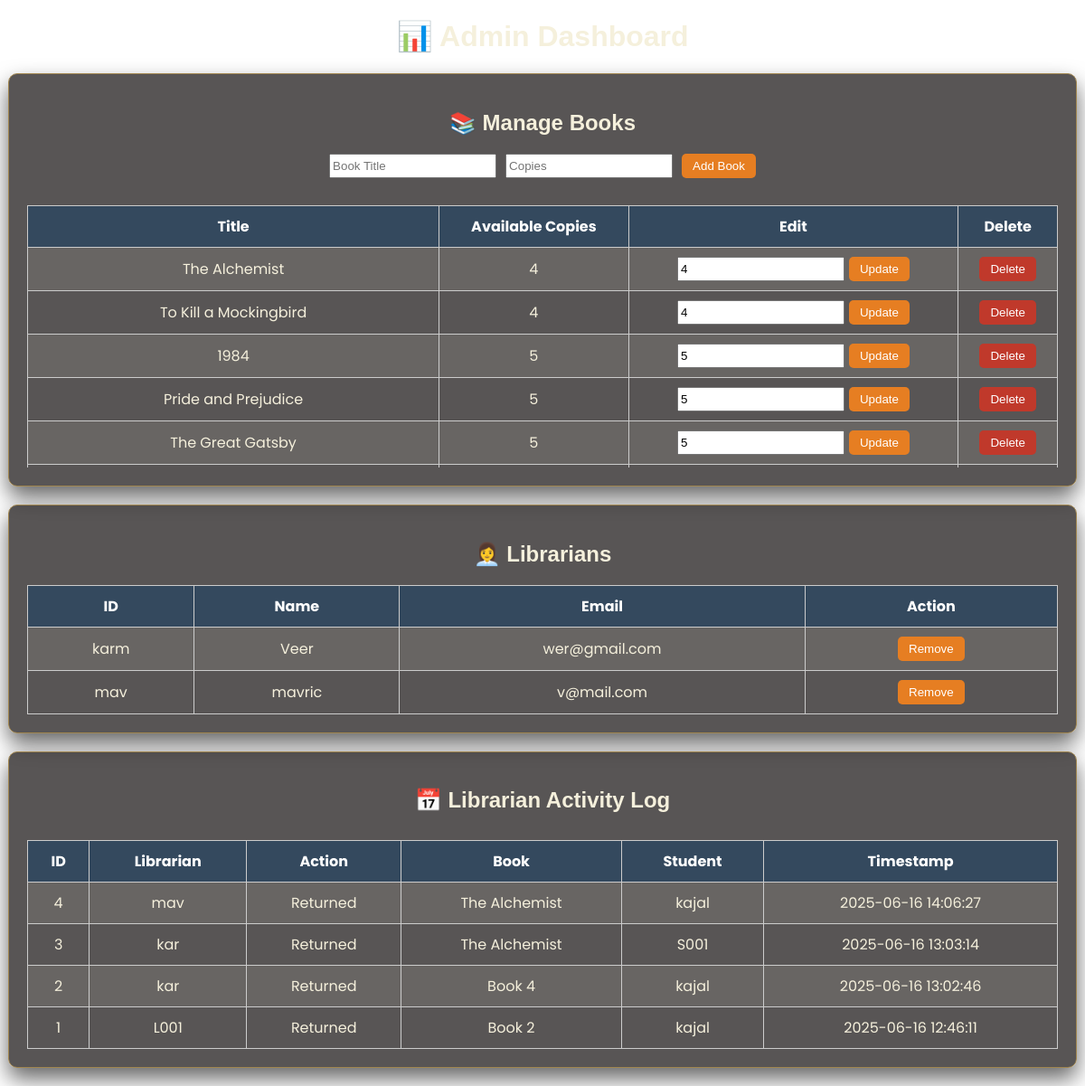
The page /admin on the database its author committed.
### tables this page shows
CREATE TABLE books (
    id INTEGER PRIMARY KEY AUTOINCREMENT,
    title TEXT UNIQUE,
    total_copies INTEGER,
    available_copies INTEGER
);

CREATE TABLE librarians (
    librarian_id TEXT PRIMARY KEY,
    name TEXT,
    email TEXT,
    password TEXT
);

CREATE TABLE librarian_actions (
    id INTEGER PRIMARY KEY AUTOINCREMENT,
    librarian_id TEXT,
    action TEXT,
    book_title TEXT,
    student_id TEXT,
    timestamp TEXT
);

### app.py (the view)
@app.route('/admin')
def admin_dashboard():
    conn = sqlite3.connect('library.db')
    cursor = conn.cursor()
    cursor.execute("SELECT title, available_copies FROM books")
    available_books = cursor.fetchall()
    cursor.execute("""
        SELECT borrowed_books.student_id, students.name, borrowed_books.book_title,
               borrowed_books.issue_date, borrowed_books.due_date
        FROM borrowed_books
        JOIN students ON students.student_id = borrowed_books.student_id
        WHERE returned = 0
    """)
    borrowed_books = cursor.fetchall()
    cursor.execute("SELECT librarian_id, name, email FROM librarians")
    librarians = cursor.fetchall()
    cursor.execute("SELECT * FROM librarian_actions ORDER BY timestamp DESC")
    actions = cursor.fetchall()
    conn.close()
    return render_template(
        'admin_dashboard.html',
        available_books=available_books,
        borrowed_books=borrowed_books,
        librarians=librarians,
        actions=actions
    )

### Templates/admin_dashboard.html (shortened to what this page needs)
<!DOCTYPE html>
<html>
<head>
  <link href="https://fonts.cdnfonts.com/css/harry-potter" rel="stylesheet">
</head>
<body>
<h1>📊 Admin Dashboard</h1>
<div class="section">
  <h2>📚 Manage Books</h2>
<form method="POST" action="/add_book" style="margin-bottom: 20px; display: flex; gap: 10px; justify-content: center;">
  <input type="text" name="title" placeholder="Book Title" required>
  <input type="number" name="copies" placeholder="Copies" min="1" required>
  <button type="submit">Add Book</button>
</form>
<div class="scroll">
  <table>
    <tr>
      <th>Title</th>
      <th>Available Copies</th>
      <th>Edit</th>
      <th>Delete</th>
    </tr>
    {% for book in available_books %}
    <tr>
      <td>{{ book[0] }}</td>
      <td>{{ book[1] }}</td>
      <td>
        <form action="/update_book_stock" method="POST" style="display: flex; justify-content: center; gap: 5px;">
          <input type="number" name="new_copies" value="{{ book[1] }}" min="0" required>
          <button type="submit">Update</button>
        </form>
      </td>
      <td>
        <form action="/delete_book" method="POST" onsubmit="return confirm('Are you sure you want to delete this book?');">
          <button type="submit" style="background-color: #c0392b;">Delete</button>
        </form>
      </td>
    </tr>
    {% endfor %}
  </table>
</div>
</div>
<div class="section">
  <h2>👩‍💼 Librarians</h2>
  <table>
  <tr><th>ID</th><th>Name</th><th>Email</th><th>Action</th></tr>
  {% for lib in librarians %}
  <tr>
    <td>{{ lib[0] }}</td>
    <td>{{ lib[1] }}</td>
    <td>{{ lib[2] }}</td>
    <td>
      <form action="/remove_librarian" method="POST" onsubmit="return confirm('Are you sure you want to remove this librarian?');">
        <button type="submit">Remove</button>
      </form>
    </td>
  </tr>
  {% endfor %}
</table>
</div>
<div class="section">
  <h2>📅 Librarian Activity Log</h2>
  <div class="scroll">
    <table>
      <tr><th>ID</th><th>Librarian</th><th>Action</th><th>Book</th><th>Student</th><th>Timestamp</th></tr>
      {% for a in actions %}
      <tr>
        <td>{{ a[0] }}</td>
        <td>{{ a[1] }}</td>
        <td>{{ a[2] }}</td>
        <td>{{ a[3] }}</td>
        <td>{{ a[4] }}</td>
        <td>{{ a[5] }}</td>
      </tr>
      {% endfor %}
    </table>
  </div>
</div>
</body>
</html>

### Templates/admin_dashboard.html (style rules this page uses)
body { font-family: 'Poppins', sans-serif; background: url('https://contentful.harrypotter.com/usf1vwtuqyxm/uabNekzJQRgdB8d74jbkC/97de9bdfd94ae25cc1c29b4055d0dd26/HP-F4-goblet-of-fire-harry-ron-hermione-library-golden-egg-web-landscape?q=75&fm=jpg&w=2560') no-repeat center center fixed; background-size: cover; margin: 0; padding: 0; position: relative; min-height: 100vh; }
h1, h2 { text-align: center; color: #f5f0dc; font-family: 'Harry Potter', sans-serif; }
.section { background: rgba(32, 28, 28, 0.75); color: #f5f0dc; margin: 20px auto; padding: 20px; width: 95%; border-radius: 10px; box-shadow: 0 12px 24px rgba(0,0,0,0.6); animation: fadeInUp 1s ease; transition: transform 0.3s; border: 1px solid #a1864f; }
table { width: 100%; border-collapse: collapse; margin-top: 10px; }
th, td { padding: 10px; border: 1px solid #ccc; text-align: center; }
th { background: #34495e; color: white; }
tr:nth-child(even) { background-color: rgba(245, 240, 220, 0.1); }
button { background-color: #e67e22; color: white; border: none; padding: 6px 12px; border-radius: 5px; cursor: pointer; }
.scroll { max-height: 300px; overflow-y: auto; margin-top: 10px; }

### rows shown on the page
books: title "The Alchemist", available_copies "4", new_copies "4"
books: title "To Kill a Mockingbird", available_copies "4", new_copies "4"
books: title "1984", available_copies "5", new_copies "5"
books: title "Pride and Prejudice", available_copies "5", new_copies "5"
books: title "The Great Gatsby", available_copies "5", new_copies "5"
librarians: librarian_id "karm", name "Veer", email "wer@gmail.com"
librarians: librarian_id "mav", name "mavric", email "v@mail.com"
librarian_actions: id "4", librarian "mav", action "Returned", book_title "The Alchemist", student "kajal", timestamp "2025-06-16 14:06:27"
librarian_actions: id "3", librarian "kar", action "Returned", book_title "The Alchemist", student "S001", timestamp "2025-06-16 13:03:14"
librarian_actions: id "2", librarian "kar", action "Returned", book_title "Book 4", student "kajal", timestamp "2025-06-16 13:02:46"
librarian_actions: id "1", librarian "L001", action "Returned", book_title "Book 2", student "kajal", timestamp "2025-06-16 12:46:11"
